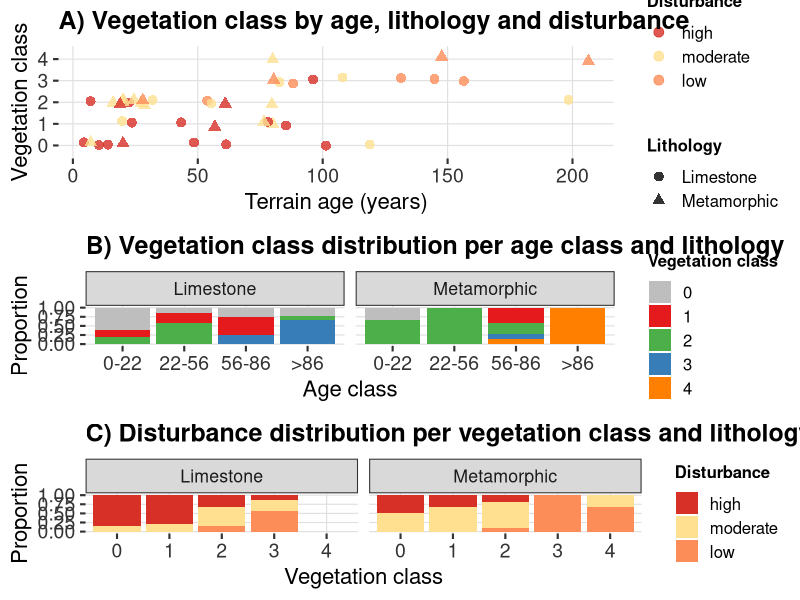

Reproduce this figure in R.
# ##############################################################
# Post-hoc Analysis of Vegetation Classes and Successional
# Trajectories
# ##############################################################
# This script visualises the relationships between ISOPAM
# vegetation classes, terrain age, lithology, and geomorphic
# disturbance to examine successional trajectories on limestone
# and metamorphic substrates.
#
# 1. Age distribution per vegetation class (boxplot)
# 2. Combined figure with three panels:
#    A) Individual plots by age, vegetation class, disturbance
#       and lithology
#    B) Vegetation class proportions per age class, split by
#       lithology
#    C) Disturbance proportions per vegetation class, split by
#       lithology
#
# Input: Sulden_data.xlsx
# Output: successional_trajectories_combined.png
# ##############################################################

library(tidyverse)
library(readxl)
library(gridExtra)

big_theme <- theme_bw(base_size = 16) +
  theme(
    text              = element_text(family = "sans"),
    plot.background   = element_rect(fill = "white", color = NA),
    panel.background  = element_rect(fill = "white"),
    panel.border      = element_blank(),
    axis.line         = element_blank(),
    panel.grid.major  = element_line(color = "grey88", linewidth = 0.4),
    panel.grid.minor  = element_blank(),
    plot.title        = element_text(size = 18, face = "bold", family = "sans"),
    axis.title        = element_text(size = 16, family = "sans"),
    axis.text         = element_text(size = 14, color = "grey20", family = "sans"),
    legend.title      = element_text(size = 12, face = "bold", family = "sans"),
    legend.text       = element_text(size = 12, family = "sans"),
    legend.background = element_blank(),
    legend.key        = element_rect(fill = "white"),
    plot.margin       = margin(8, 8, 8, 8)
  )

# ### 1. Load and prepare data ###

df_class <- read_excel("Sulden_data.xlsx")

df_class$veg_class <- factor(df_class$veg_class)
df_class$geom_disturbance <- factor(df_class$geom_disturbance,
                                    levels = c("high", "moderate", "low", "stable"))

# Filter to limestone and metamorphic only
df_sub <- df_class %>% filter(lithology %in% c("Limestone", "Metamorphic"))
df_sub$age_class <- factor(df_sub$age_class, levels = c("0-22", "22-56", "56-86", ">86"))

veg_colors <- c("0" = "grey", "1" = "#E41A1C", "2" = "#4DAF4A",
                "3" = "#377EB8", "4" = "#FF7F00")

# ### 2. Combined successional trajectories figure ###

# Panel A: individual plots by age, class, disturbance and lithology
p1 <- ggplot(df_sub, aes(x = age, y = veg_class,
                         color = geom_disturbance, shape = lithology)) +
  geom_jitter(height = 0.15, size = 3, alpha = 0.8) +
  scale_color_manual(values = c("high" = "#d73027", "moderate" = "#fee090",
                                "low" = "#fc8d59", "stable" = "#91bfdb")) +
  scale_shape_manual(values = c("Limestone" = 16, "Metamorphic" = 17)) +
  labs(x = "Terrain age (years)", y = "Vegetation class",
       color = "Disturbance", shape = "Lithology",
       title = "A) Vegetation class by age, lithology and disturbance") +
  big_theme

# Panel B: vegetation class proportions per age class by lithology
p2 <- ggplot(df_sub, aes(x = age_class, fill = veg_class)) +
  geom_bar(position = "fill") +
  scale_fill_manual(values = veg_colors, name = "Vegetation class") +
  facet_wrap(~ lithology) +
  labs(x = "Age class", y = "Proportion", fill = "Vegetation class",
       title = "B) Vegetation class distribution per age class and lithology") +
  big_theme

# Panel C: disturbance proportions per vegetation class by lithology
p3 <- ggplot(df_sub, aes(x = veg_class, fill = geom_disturbance)) +
  geom_bar(position = "fill") +
  facet_wrap(~ lithology) +
  scale_fill_manual(values = c("high" = "#d73027", "moderate" = "#fee090",
                               "low" = "#fc8d59", "stable" = "#91bfdb")) +
  labs(x = "Vegetation class", y = "Proportion", fill = "Disturbance",
       title = "C) Disturbance distribution per vegetation class and lithology") +
  big_theme

# Combine and save
combined <- grid.arrange(p1, p2, p3, ncol = 1, heights = c(1.2, 1, 1))
ggsave("successional_trajectories_combined.png",
       combined, width = 12, height = 16, dpi = 600)
